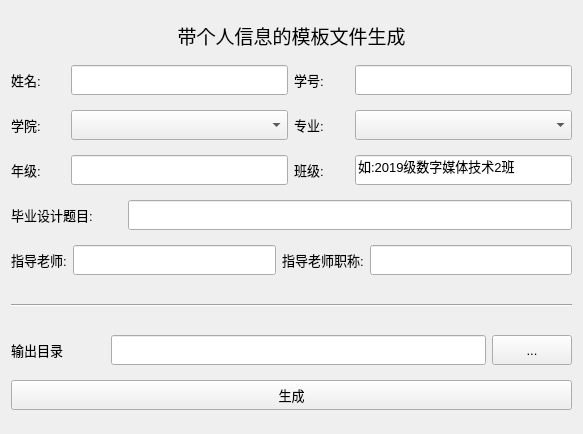
                  <widget class="QWidget" name="scrollAreaWidgetContents_2">
                   <property name="geometry">
                    <rect>
                     <x>0</x>
                     <y>0</y>
                     <width>583</width>
                     <height>434</height>
                    </rect>
                   </property>
                   <layout class="QVBoxLayout" name="verticalLayout_6">
                    <item>
                     <widget class="QLabel" name="title_1">
                      <property name="sizePolicy">
                       <sizepolicy hsizetype="Expanding" vsizetype="Fixed">
                        <horstretch>0</horstretch>
                        <verstretch>0</verstretch>
                       </sizepolicy>
                      </property>
                      <property name="minimumSize">
                       <size>
                        <width>0</width>
                        <height>30</height>
                       </size>
                      </property>
                      <property name="font">
                       <font>
                        <pointsize>14</pointsize>
                        <weight>50</weight>
                        <italic>false</italic>
                        <bold>false</bold>
                        <kerning>true</kerning>
                       </font>
                      </property>
                      <property name="mouseTracking">
                       <bool>true</bool>
                      </property>
                      <property name="text">
                       <string>带个人信息的模板文件生成</string>
                      </property>
                      <property name="textFormat">
                       <enum>Qt::AutoText</enum>
                      </property>
                      <property name="alignment">
                       <set>Qt::AlignCenter</set>
                      </property>
                      <property name="wordWrap">
                       <bool>false</bool>
                      </property>
                     </widget>
                    </item>
                    <item>
                     <layout class="QHBoxLayout" name="horizontalLayout_11" stretch="1,4,1,4">
                      <item>
                       <widget class="QLabel" name="name_label">
                        <property name="sizePolicy">
                         <sizepolicy hsizetype="Preferred" vsizetype="Fixed">
                          <horstretch>0</horstretch>
                          <verstretch>0</verstretch>
                         </sizepolicy>
                        </property>
                        <property name="minimumSize">
                         <size>
                          <width>0</width>
                          <height>30</height>
                         </size>
                        </property>
                        <property name="font">
                         <font>
                          <pointsize>10</pointsize>
                          <weight>50</weight>
                          <italic>false</italic>
                          <bold>false</bold>
                          <kerning>true</kerning>
                         </font>
                        </property>
                        <property name="text">
                         <string>姓名:</string>
                        </property>
                        <property name="buddy">
                         <cstring>name_input</cstring>
                        </property>
                       </widget>
                      </item>
                      <item>
                       <widget class="QLineEdit" name="name_input">
                        <property name="sizePolicy">
                         <sizepolicy hsizetype="Expanding" vsizetype="Fixed">
                          <horstretch>0</horstretch>
                          <verstretch>0</verstretch>
                         </sizepolicy>
                        </property>
                        <property name="minimumSize">
                         <size>
                          <width>0</width>
                          <height>30</height>
                         </size>
                        </property>
                        <property name="font">
                         <font>
                          <pointsize>10</pointsize>
                          <weight>50</weight>
                          <italic>false</italic>
                          <bold>false</bold>
                         </font>
                        </property>
                       </widget>
                      </item>
                      <item>
                       <widget class="QLabel" name="id_label">
                        <property name="sizePolicy">
                         <sizepolicy hsizetype="Preferred" vsizetype="Fixed">
                          <horstretch>0</horstretch>
                          <verstretch>0</verstretch>
                         </sizepolicy>
                        </property>
                        <property name="minimumSize">
                         <size>
                          <width>0</width>
                          <height>30</height>
                         </size>
                        </property>
                        <property name="font">
                         <font>
                          <pointsize>10</pointsize>
                          <weight>50</weight>
                          <italic>false</italic>
                          <bold>false</bold>
                          <kerning>true</kerning>
                         </font>
                        </property>
                        <property name="text">
                         <string>学号:</string>
                        </property>
                        <property name="buddy">
                         <cstring>id_input</cstring>
                        </property>
                       </widget>
                      </item>
                      <item>
                       <widget class="QLineEdit" name="id_input">
                        <property name="sizePolicy">
                         <sizepolicy hsizetype="Expanding" vsizetype="Fixed">
                          <horstretch>0</horstretch>
                          <verstretch>0</verstretch>
                         </sizepolicy>
                        </property>
                        <property name="minimumSize">
                         <size>
                          <width>0</width>
                          <height>30</height>
                         </size>
                        </property>
                        <property name="font">
                         <font>
                          <pointsize>10</pointsize>
                          <weight>50</weight>
                          <italic>false</italic>
                          <bold>false</bold>
                         </font>
                        </property>
                       </widget>
                      </item>
                     </layout>
                    </item>
                    <item>
                     <layout class="QHBoxLayout" name="horizontalLayout_12" stretch="1,4,1,4">
                      <item>
                       <widget class="QLabel" name="academy_label">
                        <property name="sizePolicy">
                         <sizepolicy hsizetype="Preferred" vsizetype="Fixed">
                          <horstretch>0</horstretch>
                          <verstretch>0</verstretch>
                         </sizepolicy>
                        </property>
                        <property name="minimumSize">
                         <size>
                          <width>0</width>
                          <height>30</height>
                         </size>
                        </property>
                        <property name="font">
                         <font>
                          <pointsize>10</pointsize>
                          <weight>50</weight>
                          <italic>false</italic>
                          <bold>false</bold>
                          <kerning>true</kerning>
                         </font>
                        </property>
                        <property name="text">
                         <string>学院:</string>
                        </property>
                       </widget>
                      </item>
                      <item>
                       <widget class="QComboBox" name="school_select">
                        <property name="sizePolicy">
                         <sizepolicy hsizetype="Preferred" vsizetype="Fixed">
                          <horstretch>0</horstretch>
                          <verstretch>0</verstretch>
                         </sizepolicy>
                        </property>
                        <property name="minimumSize">
                         <size>
                          <width>0</width>
                          <height>30</height>
                         </size>
                        </property>
                        <property name="font">
                         <font>
                          <pointsize>10</pointsize>
                          <weight>50</weight>
                          <italic>false</italic>
                          <bold>false</bold>
                         </font>
                        </property>
                       </widget>
                      </item>
                      <item>
                       <widget class="QLabel" name="major_label">
                        <property name="sizePolicy">
                         <sizepolicy hsizetype="Preferred" vsizetype="Fixed">
                          <horstretch>0</horstretch>
                          <verstretch>0</verstretch>
                         </sizepolicy>
                        </property>
                        <property name="minimumSize">
                         <size>
                          <width>0</width>
                          <height>30</height>
                         </size>
                        </property>
                        <property name="font">
                         <font>
                          <pointsize>10</pointsize>
                          <weight>50</weight>
                          <italic>false</italic>
                          <bold>false</bold>
                          <kerning>true</kerning>
                         </font>
                        </property>
                        <property name="text">
                         <string>专业:</string>
                        </property>
                       </widget>
                      </item>
                      <item>
                       <widget class="QComboBox" name="major_select">
                        <property name="sizePolicy">
                         <sizepolicy hsizetype="Preferred" vsizetype="Fixed">
                          <horstretch>0</horstretch>
                          <verstretch>0</verstretch>
                         </sizepolicy>
                        </property>
                        <property name="minimumSize">
                         <size>
                          <width>0</width>
                          <height>30</height>
                         </size>
                        </property>
                        <property name="font">
                         <font>
                          <pointsize>10</pointsize>
                          <weight>50</weight>
                          <italic>false</italic>
                          <bold>false</bold>
                         </font>
                        </property>
                       </widget>
                      </item>
                     </layout>
                    </item>
                    <item>
                     <layout class="QHBoxLayout" name="horizontalLayout_19" stretch="1,4,1,4">
                      <item>
                       <widget class="QLabel" name="grade_label">
                        <property name="sizePolicy">
                         <sizepolicy hsizetype="Preferred" vsizetype="Fixed">
                          <horstretch>0</horstretch>
                          <verstretch>0</verstretch>
                         </sizepolicy>
                        </property>
                        <property name="minimumSize">
                         <size>
                          <width>0</width>
                          <height>30</height>
                         </size>
                        </property>
                        <property name="font">
                         <font>
                          <pointsize>10</pointsize>
                          <weight>50</weight>
                          <italic>false</italic>
                          <bold>false</bold>
                          <kerning>true</kerning>
                         </font>
                        </property>
                        <property name="text">
                         <string>年级:</string>
                        </property>
                        <property name="buddy">
                         <cstring>grade_input</cstring>
                        </property>
                       </widget>
                      </item>
                      <item>
                       <widget class="QLineEdit" name="grade_input">
                        <property name="sizePolicy">
                         <sizepolicy hsizetype="Expanding" vsizetype="Fixed">
                          <horstretch>0</horstretch>
                          <verstretch>0</verstretch>
                         </sizepolicy>
                        </property>
                        <property name="minimumSize">
                         <size>
                          <width>0</width>
                          <height>30</height>
                         </size>
                        </property>
                        <property name="font">
                         <font>
                          <pointsize>10</pointsize>
                          <weight>50</weight>
                          <italic>false</italic>
                          <bold>false</bold>
                         </font>
                        </property>
                       </widget>
                      </item>
                      <item>
                       <widget class="QLabel" name="banji_label">
                        <property name="sizePolicy">
                         <sizepolicy hsizetype="Preferred" vsizetype="Fixed">
                          <horstretch>0</horstretch>
                          <verstretch>0</verstretch>
                         </sizepolicy>
                        </property>
                        <property name="minimumSize">
                         <size>
                          <width>0</width>
                          <height>30</height>
                         </size>
                        </property>
                        <property name="font">
                         <font>
                          <pointsize>10</pointsize>
                          <weight>50</weight>
                          <italic>false</italic>
                          <bold>false</bold>
                          <kerning>true</kerning>
                         </font>
                        </property>
                        <property name="styleSheet">
                         <string notr="true"/>
                        </property>
                        <property name="text">
                         <string>班级:</string>
                        </property>
                        <property name="buddy">
                         <cstring>banji_input</cstring>
                        </property>
                       </widget>
                      </item>
                      <item>
                       <widget class="QLineEdit" name="banji_input">
                        <property name="sizePolicy">
                         <sizepolicy hsizetype="Expanding" vsizetype="Fixed">
                          <horstretch>0</horstretch>
                          <verstretch>0</verstretch>
                         </sizepolicy>
                        </property>
                        <property name="minimumSize">
                         <size>
                          <width>0</width>
                          <height>30</height>
                         </size>
                        </property>
                        <property name="font">
                         <font>
                          <pointsize>10</pointsize>
                          <weight>50</weight>
                          <italic>false</italic>
                          <bold>false</bold>
                         </font>
                        </property>
                        <property name="styleSheet">
                         <string notr="true"/>
                        </property>
                        <property name="text">
                         <string>如:2019级数字媒体技术2班</string>
                        </property>
                        <property name="frame">
                         <bool>true</bool>
                        </property>
                        <property name="dragEnabled">
                         <bool>false</bool>
                        </property>
                        <property name="readOnly">
                         <bool>false</bool>
                        </property>
                       </widget>
                      </item>
                     </layout>
                    </item>
                    <item>
                     <layout class="QHBoxLayout" name="horizontalLayout_20" stretch="1,4">
                      <item>
                       <widget class="QLabel" name="title_label">
                        <property name="sizePolicy">
                         <sizepolicy hsizetype="Preferred" vsizetype="Fixed">
                          <horstretch>0</horstretch>
                          <verstretch>0</verstretch>
                         </sizepolicy>
                        </property>
                        <property name="minimumSize">
                         <size>
                          <width>0</width>
                          <height>30</height>
                         </size>
                        </property>
                        <property name="font">
                         <font>
                          <pointsize>10</pointsize>
                          <weight>50</weight>
                          <italic>false</italic>
                          <bold>false</bold>
                          <kerning>true</kerning>
                         </font>
                        </property>
                        <property name="text">
                         <string>毕业设计题目:</string>
                        </property>
                        <property name="buddy">
                         <cstring>title_input</cstring>
                        </property>
                       </widget>
                      </item>
                      <item>
                       <widget class="QLineEdit" name="title_input">
                        <property name="sizePolicy">
                         <sizepolicy hsizetype="Expanding" vsizetype="Fixed">
                          <horstretch>0</horstretch>
                          <verstretch>0</verstretch>
                         </sizepolicy>
                        </property>
                        <property name="minimumSize">
                         <size>
                          <width>0</width>
                          <height>30</height>
                         </size>
                        </property>
                        <property name="font">
                         <font>
                          <pointsize>10</pointsize>
                          <weight>50</weight>
                          <italic>false</italic>
                          <bold>false</bold>
                         </font>
                        </property>
                       </widget>
                      </item>
                     </layout>
                    </item>
                    <item>
                     <layout class="QHBoxLayout" name="horizontalLayout_21" stretch="1,4,1,4">
                      <item>
                       <widget class="QLabel" name="teacher_label">
                        <property name="sizePolicy">
                         <sizepolicy hsizetype="Preferred" vsizetype="Fixed">
                          <horstretch>0</horstretch>
                          <verstretch>0</verstretch>
                         </sizepolicy>
                        </property>
                        <property name="minimumSize">
                         <size>
                          <width>0</width>
                          <height>30</height>
                         </size>
                        </property>
                        <property name="font">
                         <font>
                          <pointsize>10</pointsize>
                          <weight>50</weight>
                          <italic>false</italic>
                          <bold>false</bold>
                          <kerning>true</kerning>
                         </font>
                        </property>
                        <property name="text">
                         <string>指导老师:</string>
                        </property>
                        <property name="buddy">
                         <cstring>teacher_input</cstring>
                        </property>
                       </widget>
                      </item>
                      <item>
                       <widget class="QLineEdit" name="teacher_input">
                        <property name="enabled">
                         <bool>true</bool>
                        </property>
                        <property name="sizePolicy">
                         <sizepolicy hsizetype="Expanding" vsizetype="Fixed">
                          <horstretch>0</horstretch>
                          <verstretch>0</verstretch>
                         </sizepolicy>
                        </property>
                        <property name="minimumSize">
                         <size>
                          <width>0</width>
                          <height>30</height>
                         </size>
                        </property>
                        <property name="font">
                         <font>
                          <pointsize>10</pointsize>
                          <weight>50</weight>
                          <italic>false</italic>
                          <bold>false</bold>
                         </font>
                        </property>
                       </widget>
                      </item>
                      <item>
                       <widget class="QLabel" name="zhichen_label">
                        <property name="sizePolicy">
                         <sizepolicy hsizetype="Preferred" vsizetype="Fixed">
                          <horstretch>0</horstretch>
                          <verstretch>0</verstretch>
                         </sizepolicy>
                        </property>
                        <property name="minimumSize">
                         <size>
                          <width>0</width>
                          <height>30</height>
                         </size>
                        </property>
                        <property name="font">
                         <font>
                          <pointsize>10</pointsize>
                          <weight>50</weight>
                          <italic>false</italic>
                          <bold>false</bold>
                          <kerning>true</kerning>
                         </font>
                        </property>
                        <property name="styleSheet">
                         <string notr="true"/>
                        </property>
                        <property name="text">
                         <string>指导老师职称:</string>
                        </property>
                        <property name="buddy">
                         <cstring>zhichen_input</cstring>
                        </property>
                       </widget>
                      </item>
                      <item>
                       <widget class="QLineEdit" name="zhichen_input">
                        <property name="sizePolicy">
                         <sizepolicy hsizetype="Expanding" vsizetype="Fixed">
                          <horstretch>0</horstretch>
                          <verstretch>0</verstretch>
                         </sizepolicy>
                        </property>
                        <property name="minimumSize">
                         <size>
                          <width>0</width>
                          <height>30</height>
                         </size>
                        </property>
                        <property name="font">
                         <font>
                          <pointsize>10</pointsize>
                          <weight>50</weight>
                          <italic>false</italic>
                          <bold>false</bold>
                         </font>
                        </property>
                        <property name="styleSheet">
                         <string notr="true"/>
                        </property>
                       </widget>
                      </item>
                     </layout>
                    </item>
                    <item>
                     <widget class="Line" name="line">
                      <property name="sizePolicy">
                       <sizepolicy hsizetype="Minimum" vsizetype="Fixed">
                        <horstretch>0</horstretch>
                        <verstretch>0</verstretch>
                       </sizepolicy>
                      </property>
                      <property name="minimumSize">
                       <size>
                        <width>0</width>
                        <height>30</height>
                       </size>
                      </property>
                      <property name="orientation">
                       <enum>Qt::Horizontal</enum>
                      </property>
                     </widget>
                    </item>
                    <item>
                     <layout class="QHBoxLayout" name="horizontalLayout_22" stretch="1,4,0">
                      <item>
                       <widget class="QLabel" name="output_label">
                        <property name="sizePolicy">
                         <sizepolicy hsizetype="Preferred" vsizetype="Fixed">
                          <horstretch>0</horstretch>
                          <verstretch>0</verstretch>
                         </sizepolicy>
                        </property>
                        <property name="minimumSize">
                         <size>
                          <width>0</width>
                          <height>30</height>
                         </size>
                        </property>
                        <property name="font">
                         <font>
                          <pointsize>10</pointsize>
                          <weight>50</weight>
                          <italic>false</italic>
                          <bold>false</bold>
                          <kerning>true</kerning>
                         </font>
                        </property>
                        <property name="text">
                         <string>输出目录</string>
                        </property>
                        <property name="buddy">
                         <cstring>output_input</cstring>
                        </property>
                       </widget>
                      </item>
                      <item>
                       <widget class="QLineEdit" name="output_input">
                        <property name="sizePolicy">
                         <sizepolicy hsizetype="Expanding" vsizetype="Fixed">
                          <horstretch>0</horstretch>
                          <verstretch>0</verstretch>
                         </sizepolicy>
                        </property>
                        <property name="minimumSize">
                         <size>
                          <width>0</width>
                          <height>30</height>
                         </size>
                        </property>
                        <property name="font">
                         <font>
                          <pointsize>10</pointsize>
                          <weight>50</weight>
                          <italic>false</italic>
                          <bold>false</bold>
                         </font>
                        </property>
                        <property name="readOnly">
                         <bool>true</bool>
                        </property>
                       </widget>
                      </item>
                      <item>
                       <widget class="QPushButton" name="choice_tem_out_path">
                        <property name="sizePolicy">
                         <sizepolicy hsizetype="Fixed" vsizetype="Fixed">
                          <horstretch>0</horstretch>
                          <verstretch>0</verstretch>
                         </sizepolicy>
                        </property>
                        <property name="minimumSize">
                         <size>
                          <width>75</width>
                          <height>30</height>
                         </size>
                        </property>
                        <property name="font">
                         <font>
                          <pointsize>10</pointsize>
                          <weight>50</weight>
                          <italic>false</italic>
                          <bold>false</bold>
                         </font>
                        </property>
                        <property name="text">
                         <string>...</string>
                        </property>
                       </widget>
                      </item>
                     </layout>
                    </item>
                    <item>
                     <widget class="QPushButton" name="run_button">
                      <property name="sizePolicy">
                       <sizepolicy hsizetype="Expanding" vsizetype="Fixed">
                        <horstretch>0</horstretch>
                        <verstretch>0</verstretch>
                       </sizepolicy>
                      </property>
                      <property name="minimumSize">
                       <size>
                        <width>0</width>
                        <height>30</height>
                       </size>
                      </property>
                      <property name="font">
                       <font>
                        <pointsize>10</pointsize>
                        <weight>50</weight>
                        <italic>false</italic>
                        <bold>false</bold>
                       </font>
                      </property>
                      <property name="text">
                       <string>生成</string>
                      </property>
                     </widget>
                    </item>
                   </layout>
                  </widget>
